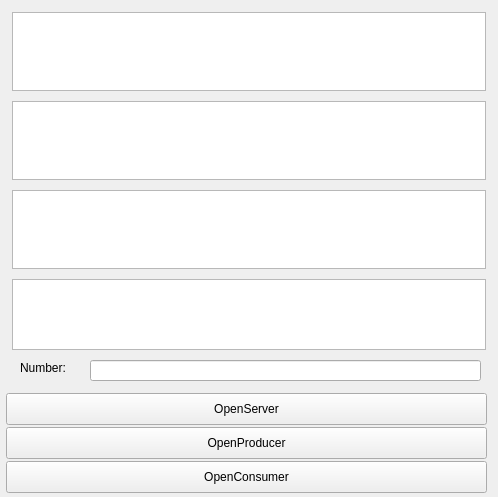
<?xml version="1.0" encoding="UTF-8"?>
<ui version="4.0">
 <class>Form</class>
 <widget class="QWidget" name="Form">
  <property name="geometry">
   <rect>
    <x>0</x>
    <y>0</y>
    <width>498</width>
    <height>497</height>
   </rect>
  </property>
  <property name="windowTitle">
   <string>Form</string>
  </property>
  <widget class="QTextBrowser" name="Queue">
   <property name="geometry">
    <rect>
     <x>12</x>
     <y>279</y>
     <width>474</width>
     <height>71</height>
    </rect>
   </property>
  </widget>
  <widget class="QLabel" name="label">
   <property name="geometry">
    <rect>
     <x>20</x>
     <y>360</y>
     <width>60</width>
     <height>16</height>
    </rect>
   </property>
   <property name="text">
    <string>Number:</string>
   </property>
  </widget>
  <widget class="QTextBrowser" name="Server">
   <property name="geometry">
    <rect>
     <x>12</x>
     <y>12</y>
     <width>474</width>
     <height>79</height>
    </rect>
   </property>
  </widget>
  <widget class="QTextBrowser" name="Producer">
   <property name="geometry">
    <rect>
     <x>12</x>
     <y>101</y>
     <width>474</width>
     <height>79</height>
    </rect>
   </property>
  </widget>
  <widget class="QTextBrowser" name="Consumer">
   <property name="geometry">
    <rect>
     <x>12</x>
     <y>190</y>
     <width>474</width>
     <height>79</height>
    </rect>
   </property>
  </widget>
  <widget class="QLineEdit" name="NumberBox">
   <property name="geometry">
    <rect>
     <x>90</x>
     <y>360</y>
     <width>391</width>
     <height>21</height>
    </rect>
   </property>
  </widget>
  <widget class="QPushButton" name="openServer">
   <property name="geometry">
    <rect>
     <x>6</x>
     <y>393</y>
     <width>481</width>
     <height>32</height>
    </rect>
   </property>
   <property name="text">
    <string>OpenServer</string>
   </property>
  </widget>
  <widget class="QPushButton" name="openProducer">
   <property name="geometry">
    <rect>
     <x>6</x>
     <y>427</y>
     <width>481</width>
     <height>32</height>
    </rect>
   </property>
   <property name="text">
    <string>OpenProducer</string>
   </property>
  </widget>
  <widget class="QPushButton" name="openConsumer">
   <property name="geometry">
    <rect>
     <x>6</x>
     <y>461</y>
     <width>481</width>
     <height>32</height>
    </rect>
   </property>
   <property name="text">
    <string>OpenConsumer</string>
   </property>
  </widget>
 </widget>
 <resources/>
 <connections/>
</ui>
